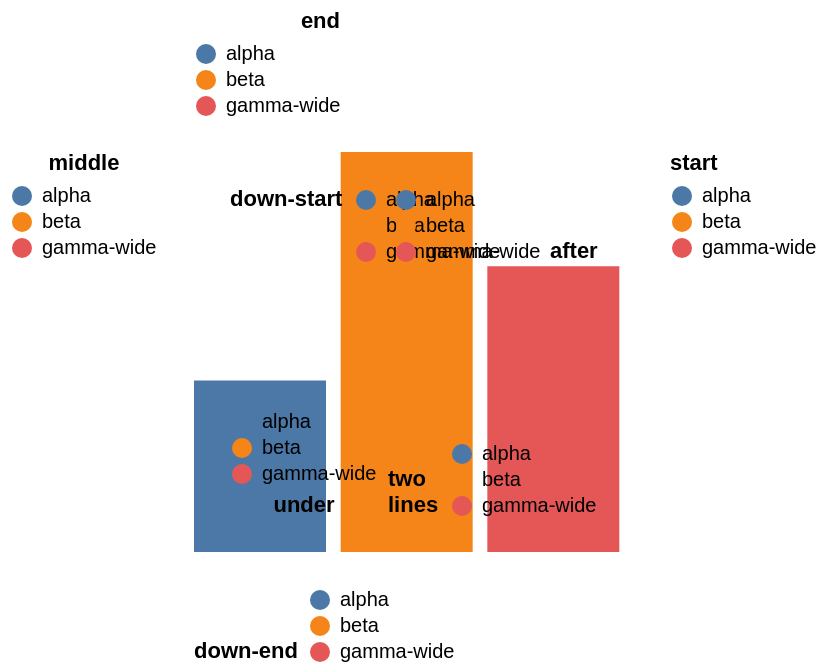

Express this chart as Vega-Lite.
### Vega specification from a JSON file in a GitHub repository (floating-point values rounded to 4 significant figures)
{"$schema": "https://vega.github.io/schema/vega/v6.json", "description": "titleAnchor slides a legend's title along the entries it labels, and titleOrient chooses which side it sits on — all four of them. A title above or below them anchors along their width and takes its alignment from the anchor; one beside them anchors down their height and takes its baseline instead, staying left-aligned. A 'bottom' or 'right' title is placed *past* the entries rather than before them, which is the same measurement read the other way round, and a two-line one is anchored by its last line.", "width": 220, "height": 200, "padding": 5, "background": "white", "data": [{"name": "t", "values": [{"c": "alpha", "v": 3}, {"c": "beta", "v": 7}, {"c": "gamma-wide", "v": 5}]}], "scales": [{"name": "x", "type": "band", "domain": {"data": "t", "field": "c"}, "range": "width"}, {"name": "y", "type": "linear", "domain": {"data": "t", "field": "v"}, "range": "height"}, {"name": "colour", "type": "ordinal", "domain": {"data": "t", "field": "c"}, "range": "category"}], "legends": [{"fill": "colour", "title": "start", "orient": "right", "titleAnchor": "start"}, {"fill": "colour", "title": "middle", "orient": "left", "titleAnchor": "middle"}, {"fill": "colour", "title": "end", "orient": "top", "titleAnchor": "end"}, {"fill": "colour", "title": "down-end", "orient": "bottom", "titleOrient": "left", "titleAnchor": "end"}, {"fill": "colour", "title": "down-start", "orient": "top-left", "titleOrient": "left", "titleAnchor": "start"}, {"fill": "colour", "title": ["two", "lines"], "orient": "bottom-right", "titleOrient": "left", "titleAnchor": "end"}, {"fill": "colour", "title": "under", "orient": "bottom-left", "titleOrient": "bottom", "titleAnchor": "middle"}, {"fill": "colour", "title": "after", "orient": "top-right", "titleOrient": "right", "titleAnchor": "end"}], "marks": [{"type": "rect", "from": {"data": "t"}, "encode": {"enter": {"x": {"scale": "x", "field": "c"}, "width": {"scale": "x", "band": 0.9}, "y": {"scale": "y", "field": "v"}, "y2": {"scale": "y", "value": 0}, "fill": {"scale": "colour", "field": "c"}}}}]}
